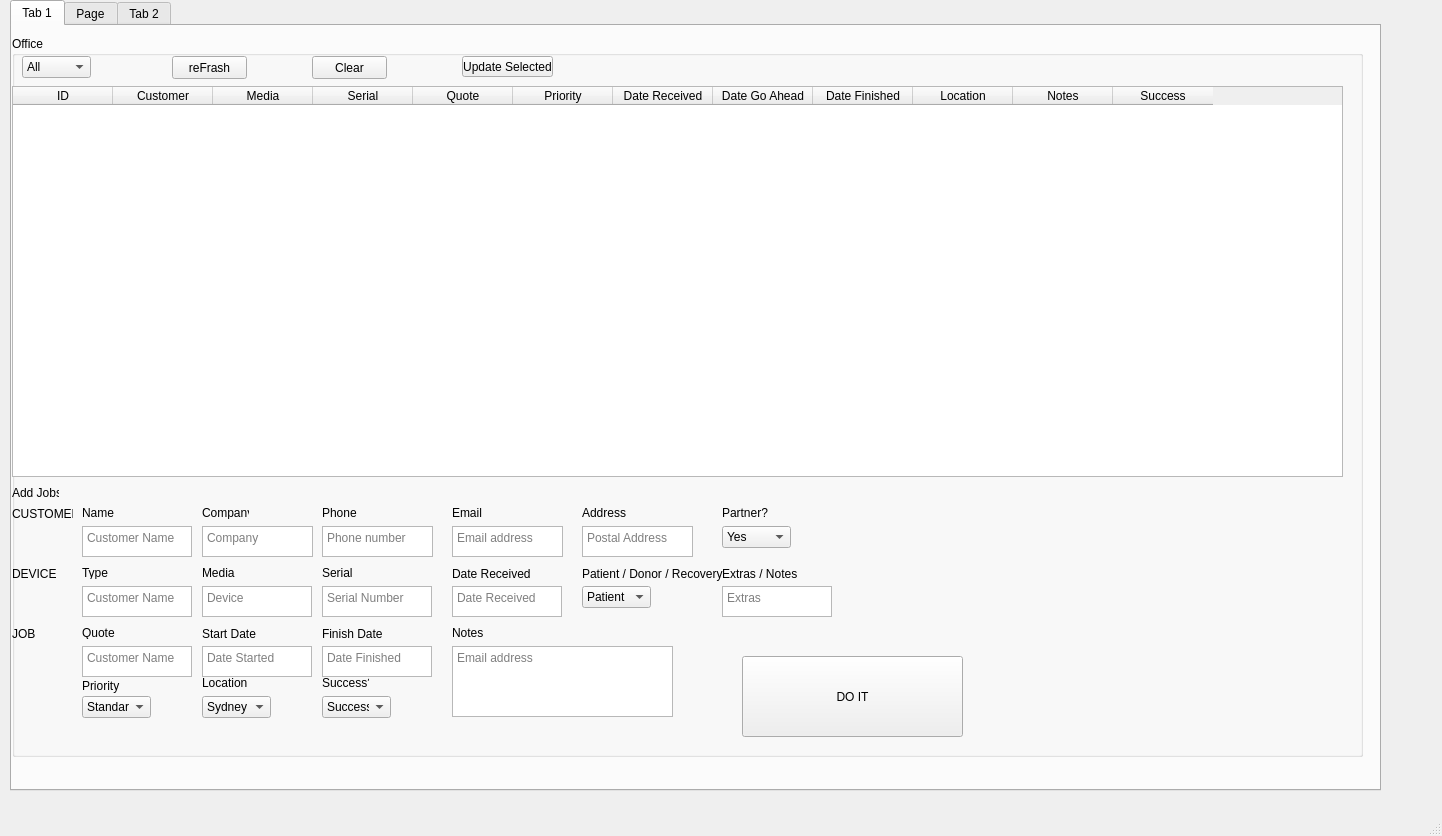
<?xml version="1.0" encoding="UTF-8"?>
<ui version="4.0">
 <class>MainWindow</class>
 <widget class="QMainWindow" name="MainWindow">
  <property name="geometry">
   <rect>
    <x>0</x>
    <y>0</y>
    <width>1442</width>
    <height>836</height>
   </rect>
  </property>
  <property name="windowTitle">
   <string>MainWindow</string>
  </property>
  <widget class="QWidget" name="centralwidget">
   <widget class="QTabWidget" name="tabs">
    <property name="geometry">
     <rect>
      <x>10</x>
      <y>0</y>
      <width>1371</width>
      <height>791</height>
     </rect>
    </property>
    <property name="currentIndex">
     <number>0</number>
    </property>
    <widget class="QWidget" name="tab_sydney">
     <attribute name="title">
      <string>Tab 1</string>
     </attribute>
     <widget class="QLabel" name="label_sydney">
      <property name="geometry">
       <rect>
        <x>20</x>
        <y>10</y>
        <width>61</width>
        <height>16</height>
       </rect>
      </property>
      <property name="text">
       <string/>
      </property>
     </widget>
     <widget class="QGroupBox" name="box_sydney">
      <property name="geometry">
       <rect>
        <x>0</x>
        <y>10</y>
        <width>1351</width>
        <height>721</height>
       </rect>
      </property>
      <property name="title">
       <string>Office</string>
      </property>
      <widget class="QPushButton" name="button_refresh">
       <property name="geometry">
        <rect>
         <x>160</x>
         <y>20</y>
         <width>75</width>
         <height>23</height>
        </rect>
       </property>
       <property name="text">
        <string>reFrash</string>
       </property>
      </widget>
      <widget class="QTableWidget" name="table_sydney">
       <property name="geometry">
        <rect>
         <x>0</x>
         <y>50</y>
         <width>1331</width>
         <height>391</height>
        </rect>
       </property>
       <column>
        <property name="text">
         <string>ID</string>
        </property>
       </column>
       <column>
        <property name="text">
         <string>Customer</string>
        </property>
       </column>
       <column>
        <property name="text">
         <string>Media</string>
        </property>
       </column>
       <column>
        <property name="text">
         <string>Serial</string>
        </property>
       </column>
       <column>
        <property name="text">
         <string>Quote</string>
        </property>
       </column>
       <column>
        <property name="text">
         <string>Priority</string>
        </property>
       </column>
       <column>
        <property name="text">
         <string>Date Received</string>
        </property>
       </column>
       <column>
        <property name="text">
         <string>Date Go Ahead</string>
        </property>
       </column>
       <column>
        <property name="text">
         <string>Date Finished</string>
        </property>
       </column>
       <column>
        <property name="text">
         <string>Location</string>
        </property>
       </column>
       <column>
        <property name="text">
         <string>Notes</string>
        </property>
       </column>
       <column>
        <property name="text">
         <string>Success</string>
        </property>
       </column>
      </widget>
      <widget class="QLabel" name="label">
       <property name="geometry">
        <rect>
         <x>0</x>
         <y>450</y>
         <width>47</width>
         <height>13</height>
        </rect>
       </property>
       <property name="text">
        <string>Add Jobs</string>
       </property>
      </widget>
      <widget class="QComboBox" name="text_c_6">
       <property name="geometry">
        <rect>
         <x>710</x>
         <y>490</y>
         <width>69</width>
         <height>22</height>
        </rect>
       </property>
       <item>
        <property name="text">
         <string>Yes</string>
        </property>
       </item>
       <item>
        <property name="text">
         <string>No</string>
        </property>
       </item>
      </widget>
      <widget class="QLabel" name="label_2">
       <property name="geometry">
        <rect>
         <x>0</x>
         <y>470</y>
         <width>61</width>
         <height>16</height>
        </rect>
       </property>
       <property name="text">
        <string>CUSTOMER</string>
       </property>
      </widget>
      <widget class="QLabel" name="label_3">
       <property name="geometry">
        <rect>
         <x>70</x>
         <y>470</y>
         <width>47</width>
         <height>13</height>
        </rect>
       </property>
       <property name="text">
        <string>Name</string>
       </property>
      </widget>
      <widget class="QLabel" name="label_4">
       <property name="geometry">
        <rect>
         <x>190</x>
         <y>470</y>
         <width>47</width>
         <height>13</height>
        </rect>
       </property>
       <property name="text">
        <string>Company</string>
       </property>
      </widget>
      <widget class="QLabel" name="label_5">
       <property name="geometry">
        <rect>
         <x>310</x>
         <y>470</y>
         <width>47</width>
         <height>13</height>
        </rect>
       </property>
       <property name="text">
        <string>Phone</string>
       </property>
      </widget>
      <widget class="QLabel" name="label_6">
       <property name="geometry">
        <rect>
         <x>440</x>
         <y>470</y>
         <width>47</width>
         <height>13</height>
        </rect>
       </property>
       <property name="text">
        <string>Email</string>
       </property>
      </widget>
      <widget class="QLabel" name="label_7">
       <property name="geometry">
        <rect>
         <x>570</x>
         <y>470</y>
         <width>47</width>
         <height>13</height>
        </rect>
       </property>
       <property name="text">
        <string>Address</string>
       </property>
      </widget>
      <widget class="QLabel" name="label_8">
       <property name="geometry">
        <rect>
         <x>710</x>
         <y>470</y>
         <width>47</width>
         <height>13</height>
        </rect>
       </property>
       <property name="text">
        <string>Partner?</string>
       </property>
      </widget>
      <widget class="QPlainTextEdit" name="text_c_1">
       <property name="geometry">
        <rect>
         <x>70</x>
         <y>490</y>
         <width>110</width>
         <height>31</height>
        </rect>
       </property>
       <property name="placeholderText">
        <string>Customer Name</string>
       </property>
      </widget>
      <widget class="QPlainTextEdit" name="text_c_2">
       <property name="geometry">
        <rect>
         <x>190</x>
         <y>490</y>
         <width>111</width>
         <height>31</height>
        </rect>
       </property>
       <property name="placeholderText">
        <string>Company</string>
       </property>
      </widget>
      <widget class="QPlainTextEdit" name="text_c_3">
       <property name="geometry">
        <rect>
         <x>310</x>
         <y>490</y>
         <width>111</width>
         <height>31</height>
        </rect>
       </property>
       <property name="placeholderText">
        <string>Phone number</string>
       </property>
      </widget>
      <widget class="QPlainTextEdit" name="text_c_4">
       <property name="geometry">
        <rect>
         <x>440</x>
         <y>490</y>
         <width>111</width>
         <height>31</height>
        </rect>
       </property>
       <property name="placeholderText">
        <string>Email address</string>
       </property>
      </widget>
      <widget class="QPlainTextEdit" name="text_c_5">
       <property name="geometry">
        <rect>
         <x>570</x>
         <y>490</y>
         <width>111</width>
         <height>31</height>
        </rect>
       </property>
       <property name="placeholderText">
        <string>Postal Address</string>
       </property>
      </widget>
      <widget class="QLabel" name="label_9">
       <property name="geometry">
        <rect>
         <x>0</x>
         <y>530</y>
         <width>61</width>
         <height>16</height>
        </rect>
       </property>
       <property name="text">
        <string>DEVICE</string>
       </property>
      </widget>
      <widget class="QLabel" name="label_10">
       <property name="geometry">
        <rect>
         <x>70</x>
         <y>530</y>
         <width>47</width>
         <height>13</height>
        </rect>
       </property>
       <property name="text">
        <string>Type</string>
       </property>
      </widget>
      <widget class="QLabel" name="label_11">
       <property name="geometry">
        <rect>
         <x>190</x>
         <y>530</y>
         <width>47</width>
         <height>13</height>
        </rect>
       </property>
       <property name="text">
        <string>Media</string>
       </property>
      </widget>
      <widget class="QLabel" name="label_12">
       <property name="geometry">
        <rect>
         <x>310</x>
         <y>530</y>
         <width>47</width>
         <height>13</height>
        </rect>
       </property>
       <property name="text">
        <string>Serial</string>
       </property>
      </widget>
      <widget class="QLabel" name="label_13">
       <property name="geometry">
        <rect>
         <x>440</x>
         <y>530</y>
         <width>81</width>
         <height>16</height>
        </rect>
       </property>
       <property name="text">
        <string>Date Received</string>
       </property>
      </widget>
      <widget class="QLabel" name="label_14">
       <property name="geometry">
        <rect>
         <x>710</x>
         <y>530</y>
         <width>81</width>
         <height>16</height>
        </rect>
       </property>
       <property name="text">
        <string>Extras / Notes</string>
       </property>
      </widget>
      <widget class="QLabel" name="label_15">
       <property name="geometry">
        <rect>
         <x>570</x>
         <y>530</y>
         <width>141</width>
         <height>16</height>
        </rect>
       </property>
       <property name="text">
        <string>Patient / Donor / Recovery?</string>
       </property>
      </widget>
      <widget class="QComboBox" name="text_d_5">
       <property name="geometry">
        <rect>
         <x>570</x>
         <y>550</y>
         <width>69</width>
         <height>22</height>
        </rect>
       </property>
       <item>
        <property name="text">
         <string>Patient</string>
        </property>
       </item>
       <item>
        <property name="text">
         <string>Donor</string>
        </property>
       </item>
       <item>
        <property name="text">
         <string>Recovery</string>
        </property>
       </item>
      </widget>
      <widget class="QPlainTextEdit" name="text_d_1">
       <property name="geometry">
        <rect>
         <x>70</x>
         <y>550</y>
         <width>110</width>
         <height>31</height>
        </rect>
       </property>
       <property name="placeholderText">
        <string>Customer Name</string>
       </property>
      </widget>
      <widget class="QPlainTextEdit" name="text_d_2">
       <property name="geometry">
        <rect>
         <x>190</x>
         <y>550</y>
         <width>110</width>
         <height>31</height>
        </rect>
       </property>
       <property name="placeholderText">
        <string>Device</string>
       </property>
      </widget>
      <widget class="QPlainTextEdit" name="text_d_3">
       <property name="geometry">
        <rect>
         <x>310</x>
         <y>550</y>
         <width>110</width>
         <height>31</height>
        </rect>
       </property>
       <property name="placeholderText">
        <string>Serial Number</string>
       </property>
      </widget>
      <widget class="QPlainTextEdit" name="text_d_4">
       <property name="geometry">
        <rect>
         <x>440</x>
         <y>550</y>
         <width>110</width>
         <height>31</height>
        </rect>
       </property>
       <property name="placeholderText">
        <string>Date Received</string>
       </property>
      </widget>
      <widget class="QLabel" name="label_16">
       <property name="geometry">
        <rect>
         <x>0</x>
         <y>590</y>
         <width>61</width>
         <height>16</height>
        </rect>
       </property>
       <property name="text">
        <string>JOB</string>
       </property>
      </widget>
      <widget class="QLabel" name="label_17">
       <property name="geometry">
        <rect>
         <x>70</x>
         <y>590</y>
         <width>47</width>
         <height>13</height>
        </rect>
       </property>
       <property name="text">
        <string>Quote</string>
       </property>
      </widget>
      <widget class="QLabel" name="label_20">
       <property name="geometry">
        <rect>
         <x>70</x>
         <y>640</y>
         <width>47</width>
         <height>20</height>
        </rect>
       </property>
       <property name="text">
        <string>Priority</string>
       </property>
      </widget>
      <widget class="QLabel" name="label_21">
       <property name="geometry">
        <rect>
         <x>190</x>
         <y>590</y>
         <width>61</width>
         <height>16</height>
        </rect>
       </property>
       <property name="text">
        <string>Start Date</string>
       </property>
      </widget>
      <widget class="QLabel" name="label_22">
       <property name="geometry">
        <rect>
         <x>310</x>
         <y>590</y>
         <width>61</width>
         <height>16</height>
        </rect>
       </property>
       <property name="text">
        <string>Finish Date</string>
       </property>
      </widget>
      <widget class="QLabel" name="label_23">
       <property name="geometry">
        <rect>
         <x>190</x>
         <y>640</y>
         <width>47</width>
         <height>13</height>
        </rect>
       </property>
       <property name="text">
        <string>Location</string>
       </property>
      </widget>
      <widget class="QLabel" name="label_24">
       <property name="geometry">
        <rect>
         <x>310</x>
         <y>640</y>
         <width>47</width>
         <height>13</height>
        </rect>
       </property>
       <property name="text">
        <string>Success?</string>
       </property>
      </widget>
      <widget class="QPlainTextEdit" name="text_j_1">
       <property name="geometry">
        <rect>
         <x>70</x>
         <y>610</y>
         <width>110</width>
         <height>31</height>
        </rect>
       </property>
       <property name="placeholderText">
        <string>Customer Name</string>
       </property>
      </widget>
      <widget class="QPlainTextEdit" name="text_d_6">
       <property name="geometry">
        <rect>
         <x>710</x>
         <y>550</y>
         <width>110</width>
         <height>31</height>
        </rect>
       </property>
       <property name="placeholderText">
        <string>Extras</string>
       </property>
      </widget>
      <widget class="QComboBox" name="text_j_4">
       <property name="geometry">
        <rect>
         <x>70</x>
         <y>660</y>
         <width>69</width>
         <height>22</height>
        </rect>
       </property>
       <item>
        <property name="text">
         <string>Standard</string>
        </property>
       </item>
       <item>
        <property name="text">
         <string>Urgent</string>
        </property>
       </item>
       <item>
        <property name="text">
         <string>Emergency</string>
        </property>
       </item>
      </widget>
      <widget class="QPlainTextEdit" name="text_j_2">
       <property name="geometry">
        <rect>
         <x>190</x>
         <y>610</y>
         <width>110</width>
         <height>31</height>
        </rect>
       </property>
       <property name="placeholderText">
        <string>Date Started</string>
       </property>
      </widget>
      <widget class="QPlainTextEdit" name="text_j_3">
       <property name="geometry">
        <rect>
         <x>310</x>
         <y>610</y>
         <width>110</width>
         <height>31</height>
        </rect>
       </property>
       <property name="placeholderText">
        <string>Date Finished</string>
       </property>
      </widget>
      <widget class="QComboBox" name="text_j_5">
       <property name="geometry">
        <rect>
         <x>190</x>
         <y>660</y>
         <width>69</width>
         <height>22</height>
        </rect>
       </property>
       <item>
        <property name="text">
         <string>Sydney</string>
        </property>
       </item>
       <item>
        <property name="text">
         <string>Boondall</string>
        </property>
       </item>
       <item>
        <property name="text">
         <string>Brisbane</string>
        </property>
       </item>
      </widget>
      <widget class="QComboBox" name="text_j_6">
       <property name="geometry">
        <rect>
         <x>310</x>
         <y>660</y>
         <width>69</width>
         <height>22</height>
        </rect>
       </property>
       <item>
        <property name="text">
         <string>Success</string>
        </property>
       </item>
       <item>
        <property name="text">
         <string>In Progress</string>
        </property>
       </item>
       <item>
        <property name="text">
         <string>Failure</string>
        </property>
       </item>
      </widget>
      <widget class="QComboBox" name="comboBox_6">
       <property name="geometry">
        <rect>
         <x>10</x>
         <y>20</y>
         <width>69</width>
         <height>22</height>
        </rect>
       </property>
       <item>
        <property name="text">
         <string>All</string>
        </property>
       </item>
       <item>
        <property name="text">
         <string>Sydney</string>
        </property>
       </item>
       <item>
        <property name="text">
         <string>Boondall</string>
        </property>
       </item>
       <item>
        <property name="text">
         <string>Brisbane</string>
        </property>
       </item>
      </widget>
      <widget class="QPushButton" name="button_push">
       <property name="geometry">
        <rect>
         <x>730</x>
         <y>620</y>
         <width>221</width>
         <height>81</height>
        </rect>
       </property>
       <property name="text">
        <string>DO IT</string>
       </property>
      </widget>
      <widget class="QPlainTextEdit" name="text_j_7">
       <property name="geometry">
        <rect>
         <x>440</x>
         <y>610</y>
         <width>221</width>
         <height>71</height>
        </rect>
       </property>
       <property name="placeholderText">
        <string>Email address</string>
       </property>
      </widget>
      <widget class="QLabel" name="label_18">
       <property name="geometry">
        <rect>
         <x>440</x>
         <y>590</y>
         <width>47</width>
         <height>13</height>
        </rect>
       </property>
       <property name="text">
        <string>Notes</string>
       </property>
      </widget>
      <widget class="QPushButton" name="pushButton">
       <property name="geometry">
        <rect>
         <x>300</x>
         <y>20</y>
         <width>75</width>
         <height>23</height>
        </rect>
       </property>
       <property name="text">
        <string>Clear</string>
       </property>
      </widget>
      <widget class="QPushButton" name="button_update">
       <property name="geometry">
        <rect>
         <x>450</x>
         <y>20</y>
         <width>91</width>
         <height>21</height>
        </rect>
       </property>
       <property name="text">
        <string>Update Selected</string>
       </property>
      </widget>
     </widget>
    </widget>
    <widget class="QWidget" name="tab_boondall">
     <attribute name="title">
      <string>Page</string>
     </attribute>
     <widget class="QGroupBox" name="groupBox_2">
      <property name="geometry">
       <rect>
        <x>10</x>
        <y>0</y>
        <width>1001</width>
        <height>501</height>
       </rect>
      </property>
      <property name="title">
       <string>Boondall</string>
      </property>
      <widget class="QPushButton" name="pushButton_3">
       <property name="geometry">
        <rect>
         <x>0</x>
         <y>20</y>
         <width>75</width>
         <height>23</height>
        </rect>
       </property>
       <property name="text">
        <string>reFrash</string>
       </property>
      </widget>
      <widget class="QTableWidget" name="tableWidget_3">
       <property name="geometry">
        <rect>
         <x>0</x>
         <y>50</y>
         <width>961</width>
         <height>401</height>
        </rect>
       </property>
       <column>
        <property name="text">
         <string>Customer</string>
        </property>
       </column>
       <column>
        <property name="text">
         <string>Device</string>
        </property>
       </column>
       <column>
        <property name="text">
         <string>Device Serial</string>
        </property>
       </column>
       <column>
        <property name="text">
         <string>Date Device Received</string>
        </property>
       </column>
       <column>
        <property name="text">
         <string>Date of Go Ahead</string>
        </property>
       </column>
       <column>
        <property name="text">
         <string>Priority</string>
        </property>
       </column>
       <column>
        <property name="text">
         <string>Location</string>
        </property>
       </column>
       <column>
        <property name="text">
         <string>Notes</string>
        </property>
       </column>
      </widget>
     </widget>
    </widget>
    <widget class="QWidget" name="tab_brisbane">
     <attribute name="title">
      <string>Tab 2</string>
     </attribute>
     <widget class="QGroupBox" name="groupBox_3">
      <property name="geometry">
       <rect>
        <x>10</x>
        <y>10</y>
        <width>1001</width>
        <height>501</height>
       </rect>
      </property>
      <property name="title">
       <string>Brisbane</string>
      </property>
      <widget class="QPushButton" name="pushButton_4">
       <property name="geometry">
        <rect>
         <x>0</x>
         <y>20</y>
         <width>75</width>
         <height>23</height>
        </rect>
       </property>
       <property name="text">
        <string>reFrash</string>
       </property>
      </widget>
      <widget class="QTableWidget" name="tableWidget_4">
       <property name="geometry">
        <rect>
         <x>0</x>
         <y>50</y>
         <width>961</width>
         <height>401</height>
        </rect>
       </property>
       <column>
        <property name="text">
         <string>Customer</string>
        </property>
       </column>
       <column>
        <property name="text">
         <string>Device</string>
        </property>
       </column>
       <column>
        <property name="text">
         <string>Device Serial</string>
        </property>
       </column>
       <column>
        <property name="text">
         <string>Date Device Received</string>
        </property>
       </column>
       <column>
        <property name="text">
         <string>Date of Go Ahead</string>
        </property>
       </column>
       <column>
        <property name="text">
         <string>Priority</string>
        </property>
       </column>
       <column>
        <property name="text">
         <string>Location</string>
        </property>
       </column>
       <column>
        <property name="text">
         <string>Notes</string>
        </property>
       </column>
      </widget>
     </widget>
    </widget>
   </widget>
  </widget>
  <widget class="QMenuBar" name="menubar">
   <property name="geometry">
    <rect>
     <x>0</x>
     <y>0</y>
     <width>1442</width>
     <height>21</height>
    </rect>
   </property>
  </widget>
  <widget class="QStatusBar" name="statusbar"/>
 </widget>
 <resources/>
 <connections/>
</ui>
